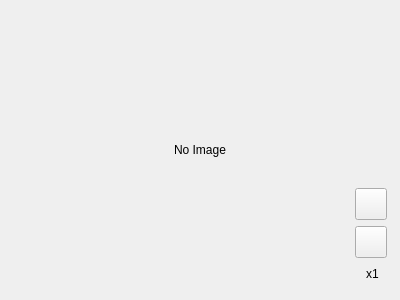
<?xml version="1.0" encoding="UTF-8"?>
<ui version="4.0">
 <class>BasicImageView</class>
 <widget class="QWidget" name="BasicImageView">
  <property name="geometry">
   <rect>
    <x>0</x>
    <y>0</y>
    <width>400</width>
    <height>300</height>
   </rect>
  </property>
  <property name="minimumSize">
   <size>
    <width>64</width>
    <height>128</height>
   </size>
  </property>
  <property name="windowTitle">
   <string/>
  </property>
  <widget class="QScrollArea" name="scrollArea">
   <property name="geometry">
    <rect>
     <x>0</x>
     <y>0</y>
     <width>400</width>
     <height>300</height>
    </rect>
   </property>
   <property name="sizePolicy">
    <sizepolicy hsizetype="Expanding" vsizetype="Expanding">
     <horstretch>0</horstretch>
     <verstretch>0</verstretch>
    </sizepolicy>
   </property>
   <property name="frameShape">
    <enum>QFrame::NoFrame</enum>
   </property>
   <property name="widgetResizable">
    <bool>true</bool>
   </property>
   <property name="alignment">
    <set>Qt::AlignCenter</set>
   </property>
   <widget class="QWidget" name="scrollAreaWidgetContents">
    <property name="geometry">
     <rect>
      <x>0</x>
      <y>0</y>
      <width>400</width>
      <height>300</height>
     </rect>
    </property>
    <property name="sizePolicy">
     <sizepolicy hsizetype="Expanding" vsizetype="Expanding">
      <horstretch>0</horstretch>
      <verstretch>0</verstretch>
     </sizepolicy>
    </property>
    <layout class="QGridLayout" name="gridLayout">
     <property name="leftMargin">
      <number>0</number>
     </property>
     <property name="topMargin">
      <number>0</number>
     </property>
     <property name="rightMargin">
      <number>0</number>
     </property>
     <property name="bottomMargin">
      <number>0</number>
     </property>
     <property name="spacing">
      <number>0</number>
     </property>
     <item row="0" column="0">
      <widget class="QLabel" name="image">
       <property name="sizePolicy">
        <sizepolicy hsizetype="Expanding" vsizetype="Expanding">
         <horstretch>0</horstretch>
         <verstretch>0</verstretch>
        </sizepolicy>
       </property>
       <property name="text">
        <string>No Image</string>
       </property>
       <property name="alignment">
        <set>Qt::AlignCenter</set>
       </property>
      </widget>
     </item>
    </layout>
   </widget>
  </widget>
  <widget class="QWidget" name="scalingUI" native="true">
   <property name="geometry">
    <rect>
     <x>347</x>
     <y>180</y>
     <width>51</width>
     <height>111</height>
    </rect>
   </property>
   <layout class="QVBoxLayout" name="verticalLayout">
    <property name="spacing">
     <number>-1</number>
    </property>
    <property name="leftMargin">
     <number>8</number>
    </property>
    <property name="topMargin">
     <number>8</number>
    </property>
    <property name="rightMargin">
     <number>8</number>
    </property>
    <property name="bottomMargin">
     <number>8</number>
    </property>
    <item>
     <widget class="QToolButton" name="zoomInButton">
      <property name="sizePolicy">
       <sizepolicy hsizetype="Fixed" vsizetype="Fixed">
        <horstretch>0</horstretch>
        <verstretch>0</verstretch>
       </sizepolicy>
      </property>
      <property name="minimumSize">
       <size>
        <width>32</width>
        <height>32</height>
       </size>
      </property>
      <property name="maximumSize">
       <size>
        <width>32</width>
        <height>32</height>
       </size>
      </property>
      <property name="toolTip">
       <string>Zoom In</string>
      </property>
      <property name="autoFillBackground">
       <bool>true</bool>
      </property>
      <property name="styleSheet">
       <string notr="true"/>
      </property>
      <property name="text">
       <string/>
      </property>
      <property name="icon">
       <iconset theme="zoom_in"/>
      </property>
      <property name="iconSize">
       <size>
        <width>24</width>
        <height>24</height>
       </size>
      </property>
     </widget>
    </item>
    <item>
     <widget class="QToolButton" name="zoomOutButton">
      <property name="sizePolicy">
       <sizepolicy hsizetype="Fixed" vsizetype="Fixed">
        <horstretch>0</horstretch>
        <verstretch>0</verstretch>
       </sizepolicy>
      </property>
      <property name="minimumSize">
       <size>
        <width>32</width>
        <height>32</height>
       </size>
      </property>
      <property name="maximumSize">
       <size>
        <width>32</width>
        <height>32</height>
       </size>
      </property>
      <property name="font">
       <font>
        <pointsize>13</pointsize>
       </font>
      </property>
      <property name="toolTip">
       <string>Zoom Out</string>
      </property>
      <property name="autoFillBackground">
       <bool>true</bool>
      </property>
      <property name="styleSheet">
       <string notr="true"/>
      </property>
      <property name="text">
       <string/>
      </property>
      <property name="icon">
       <iconset theme="zoom_out"/>
      </property>
      <property name="iconSize">
       <size>
        <width>24</width>
        <height>24</height>
       </size>
      </property>
     </widget>
    </item>
    <item>
     <widget class="QLabel" name="scaleLabel">
      <property name="text">
       <string notr="true">x1</string>
      </property>
      <property name="alignment">
       <set>Qt::AlignCenter</set>
      </property>
     </widget>
    </item>
   </layout>
  </widget>
 </widget>
 <resources/>
 <connections/>
</ui>
